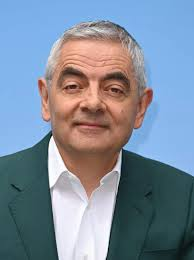
#> input picture backend/lycus_absensi.jpg, 194 x 260 px
$ python -i image_processing.py   (imports and definitions only)
#> lines starting #> are read from the running program, lines starting #| are printed output that depends on the picture
"""Image Processing Utilities for OCR and Enhancement

Provides image preprocessing, enhancement, and OCR utilities.
"""

import numpy as np
import cv2
from typing import Tuple, Optional, Dict
from PIL import Image
import io


class ImageEnhancer:
    """Image enhancement for OCR and general purposes"""

    @staticmethod
    def auto_enhance(image: np.ndarray) -> np.ndarray:
        """
        Automatic image enhancement with brightness, contrast, and sharpness

        Args:
            image: RGB or grayscale image array

        Returns:
            Enhanced image array
        """
        try:
            # Convert to LAB color space
            if len(image.shape) == 3:
                lab = cv2.cvtColor(image, cv2.COLOR_RGB2LAB)
#> lab: shape (260, 194, 3); mean of channels 0, 1, 2 145.6, 128.7, 118.7
            else:
                # Grayscale - convert to RGB first
                rgb = cv2.cvtColor(image, cv2.COLOR_GRAY2RGB)
                lab = cv2.cvtColor(rgb, cv2.COLOR_RGB2LAB)

            l, a, b = cv2.split(lab)
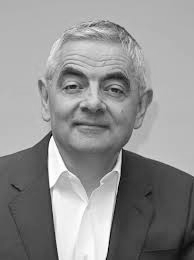
#> l: shape (260, 194); min 2, max 255, mean 145.6
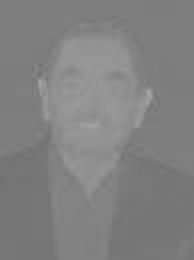
#> a: shape (260, 194); min 111, max 165, mean 128.7
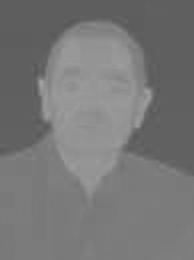
#> b: shape (260, 194); min 87, max 163, mean 118.7

            # Apply CLAHE to L channel
            clahe = cv2.createCLAHE(clipLimit=3.0, tileGridSize=(8, 8))
            l = clahe.apply(l)
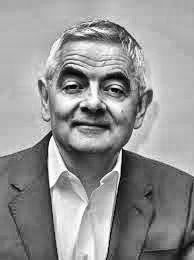
#> l: shape (260, 194); min 1, max 255, mean 148.6

            # Merge channels
            lab = cv2.merge([l, a, b])
#> lab: shape (260, 194, 3); mean of channels 0, 1, 2 148.6, 128.7, 118.7

            # Convert back to RGB
            enhanced = cv2.cvtColor(lab, cv2.COLOR_LAB2RGB)
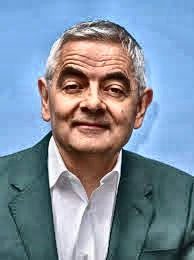
#> enhanced: shape (260, 194, 3); mean R, G, B 127.1, 142.3, 159.1

            # Sharpening
            kernel = np.array([[0, -1, 0],
                             [-1, 5, -1],
                             [0, -1, 0]])
            enhanced = cv2.filter2D(enhanced, -1, kernel)
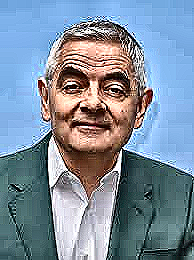
#> enhanced: shape (260, 194, 3); mean R, G, B 125.9, 141.9, 158.7

            return enhanced

        except Exception as e:
            print(f"Error in auto_enhance: {e}")
            return image

    # [129 lines left out: functions preprocess_for_ocr, adjust_brightness_contrast, compress_image, not called in this run]


class OCRProcessor:
    """OCR processing utilities"""

    # TODO: Install tesseract and pytesseract for OCR functionality

    # [81 lines left out: functions extract_text, extract_structured_data, validate_image_for_ocr, not called in this run]

>>> import cv2
>>> picture = cv2.cvtColor(cv2.imread('../lycus_absensi.jpg'), cv2.COLOR_BGR2RGB)
>>> result = ImageEnhancer().auto_enhance(picture)

$ run again, on backend/lycus_register (copy).jpg
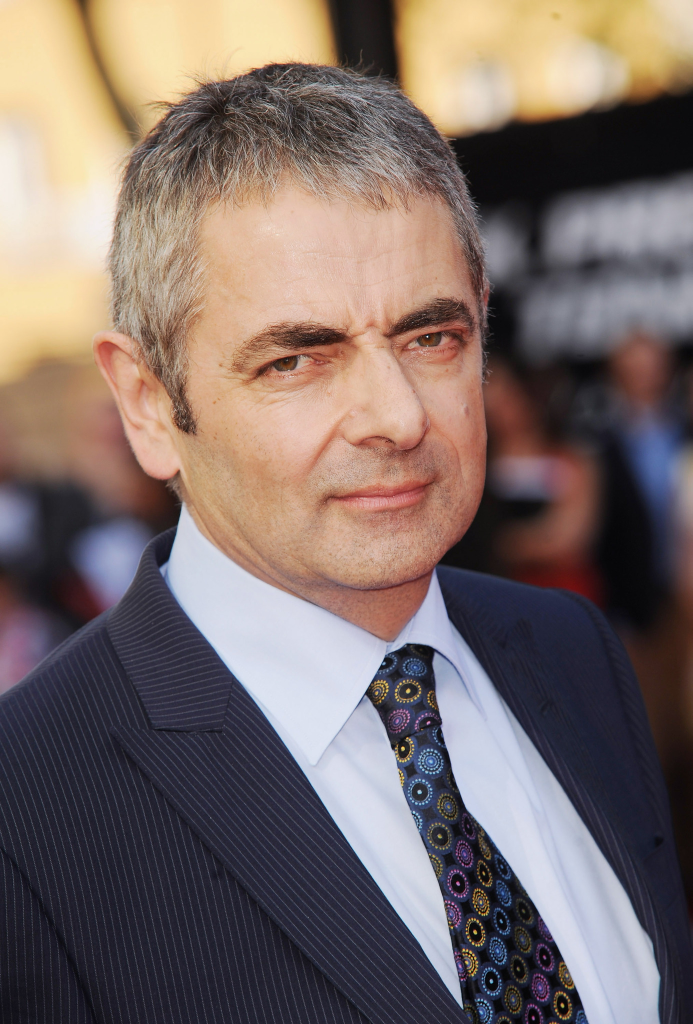
#> input picture backend/lycus_register (copy).jpg, 1385 x 2048 px (shown at 1/2 size)
#> in auto_enhance, `l, a, b = cv2.split(lab)`:
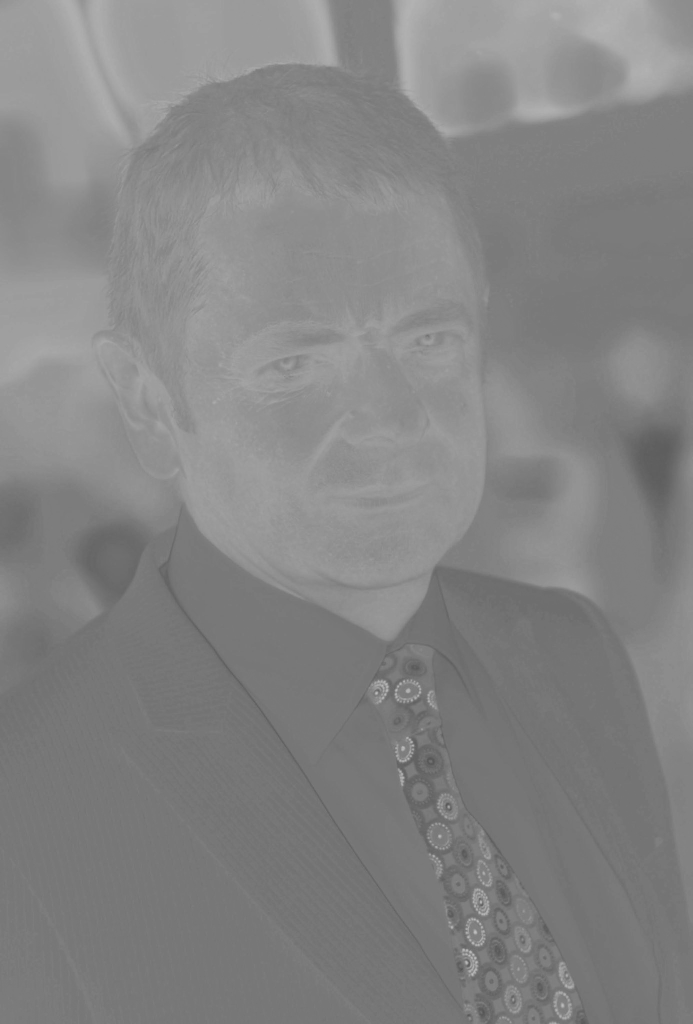
#> b: shape (2048, 1385) (shown at 1/2 size); min 83, max 192, mean 131.7
#> in auto_enhance, `enhanced = cv2.cvtColor(lab, cv2.COLOR_LAB2RGB)`:
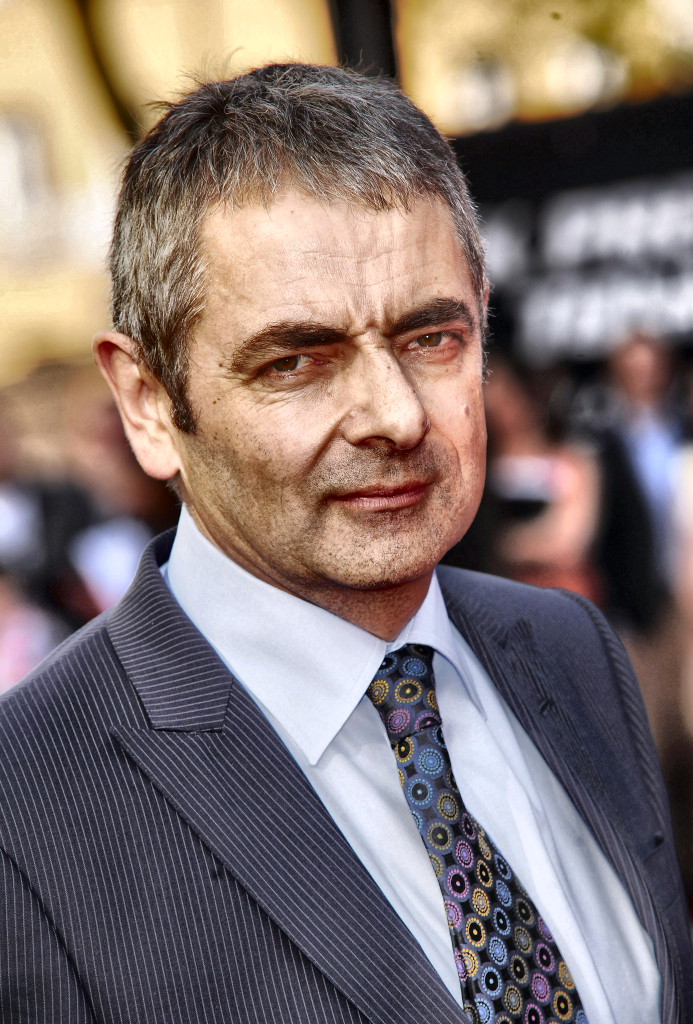
#> enhanced: shape (2048, 1385, 3) (shown at 1/2 size); mean R, G, B 130.4, 116, 112.5

$ run again, on backend/party.jpg
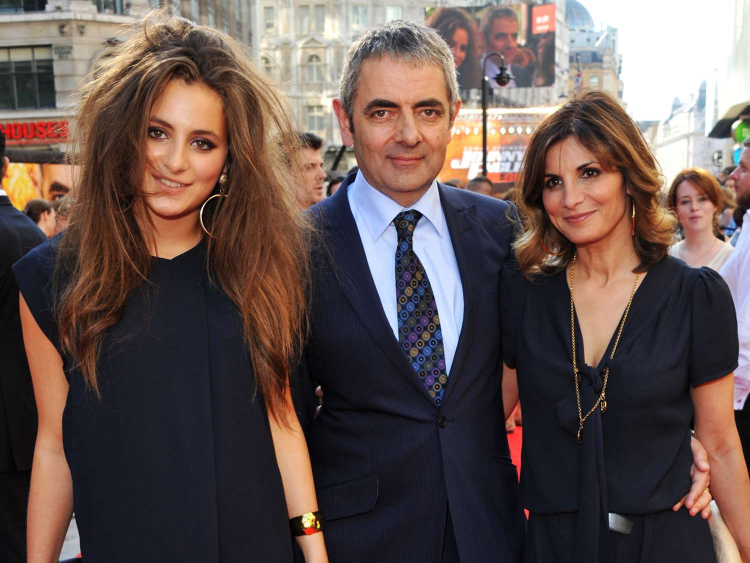
#> input picture backend/party.jpg, 1500 x 1125 px (shown at 1/2 size)
#> in auto_enhance, `l, a, b = cv2.split(lab)`:
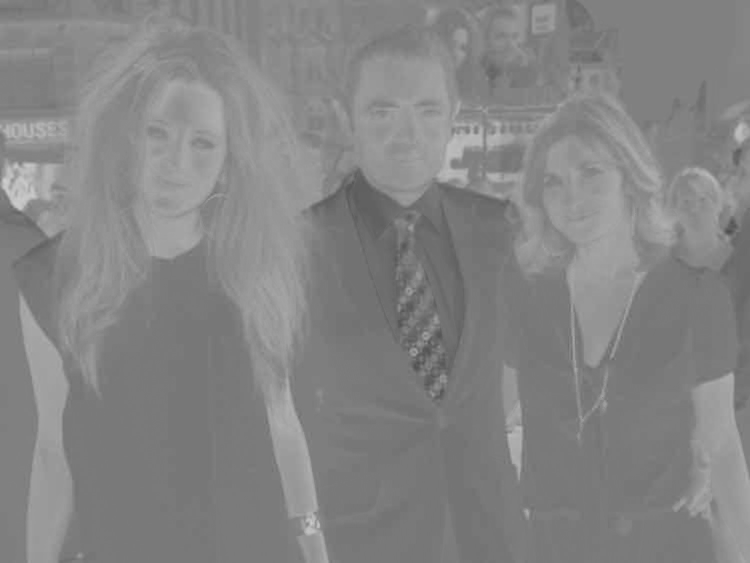
#> b: shape (1125, 1500) (shown at 1/2 size); min 76, max 206, mean 132.4
#> in auto_enhance, `enhanced = cv2.cvtColor(lab, cv2.COLOR_LAB2RGB)`:
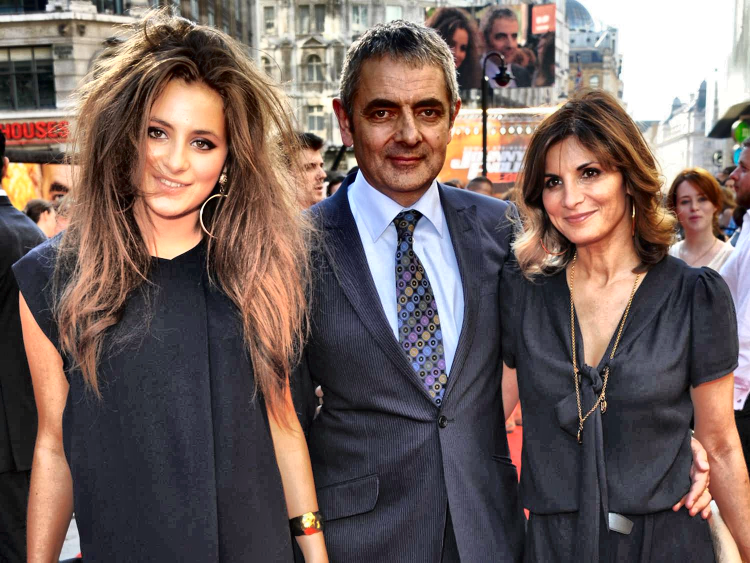
#> enhanced: shape (1125, 1500, 3) (shown at 1/2 size); mean R, G, B 113.7, 97.4, 93.6
